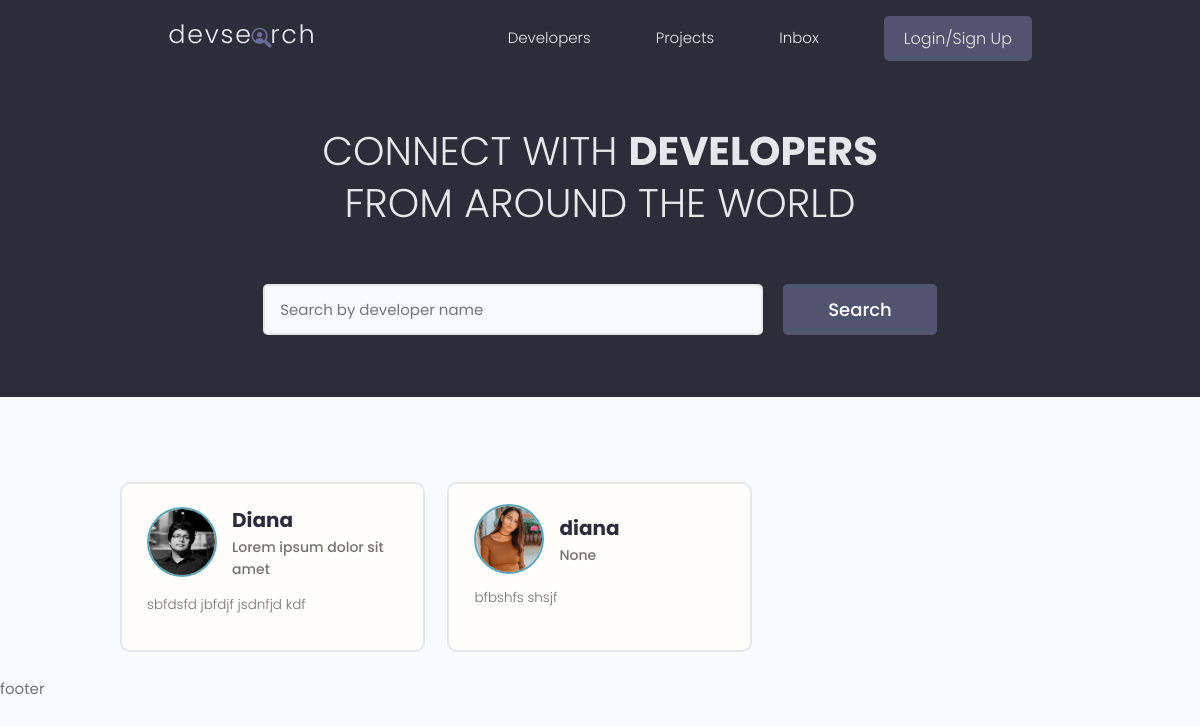
The app's page /users/, older data.
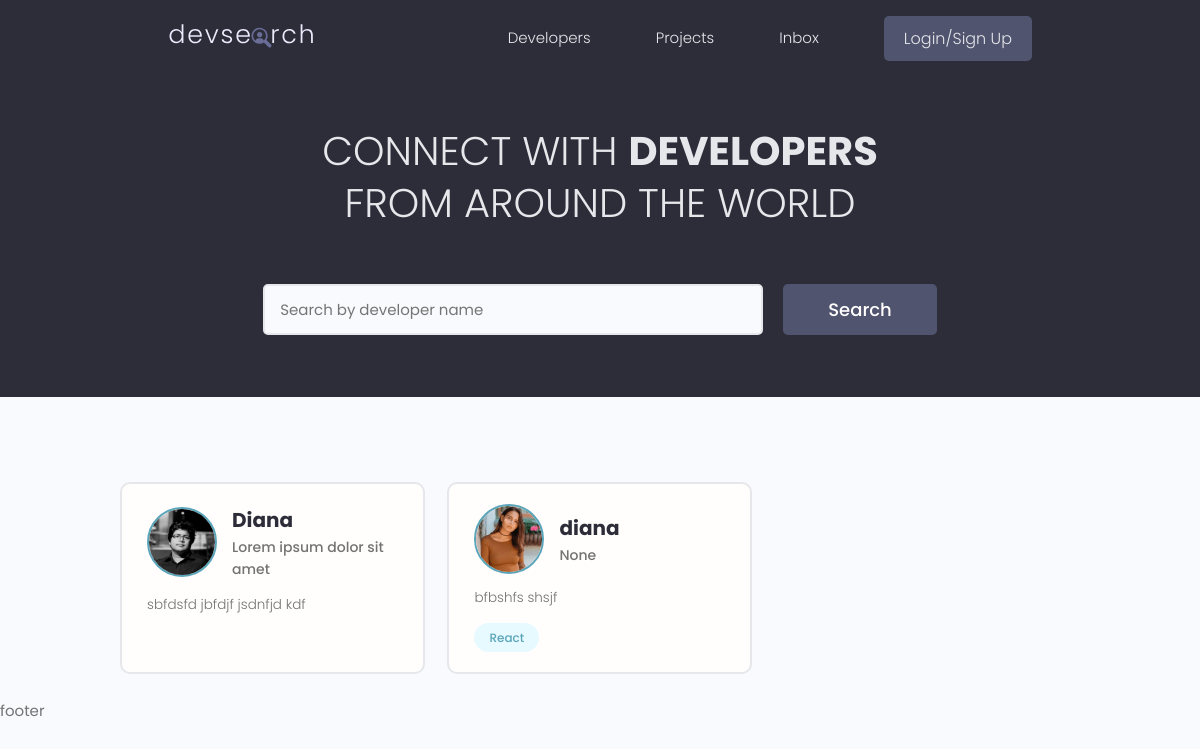
The same page, newer data.
### users/models.py (models this page shows, shortened)
class Profile(models.Model):
    user = models.OneToOneField(User, on_delete=models.CASCADE, null=True, blank=True)
    name = models.CharField(max_length=200, blank=True, null=True)
    email = models.EmailField(max_length=500, blank=True, null=True)
    username = models.CharField(max_length=200, blank=True, null=True)
    location = models.CharField(max_length=200, blank=True, null=True)
    short_intro = models.CharField(max_length=200, blank=True, null=True)
    bio = models.TextField(blank=True, null=True)
    profile_image = models.ImageField(null=True, blank=True, upload_to='profiles/', default='profiles/user-default.png')
    social_github = models.CharField(max_length=200, blank=True, null=True)
    social_twitter = models.CharField(max_length=200, blank=True, null=True)
    social_linkedin = models.CharField(max_length=200, blank=True, null=True)
    social_youtube = models.CharField(max_length=200, blank=True, null=True)
    social_website = models.CharField(max_length=200, blank=True, null=True)
    created = models.DateTimeField(auto_now_add=True)
    id = models.UUIDField(default=uuid.uuid4, unique=True, primary_key=True, editable=False)

class Skill(models.Model):
    owner = models.ForeignKey(Profile, on_delete=models.CASCADE, null=True)
    name = models.CharField(max_length=200, blank=True, null=True)
    description = models.TextField(null=True, blank=True)
    created = models.DateTimeField(auto_now_add=True)
    id = models.UUIDField(default=uuid.uuid4, unique=True, primary_key=True, editable=False)
    def __str__(self):
        return str(self.name)

### users/views.py (the view)
# urls.py: path('', views.profiles, name="profiles"),
def profiles(request):
    profiles = Profile.objects.all()
    context = {'profiles':profiles}
    return render(request, 'users/profiles.html', context)

### users/templates/users/profiles.html (shortened to what this page needs)
{% extends 'main.html' %}
{% block content %}
<main class="home">
    <section class="hero-section text-center">
        <div class="container container--narrow">
            <div class="hero-section__box">
                <h2>CONNECT WITH <span>DEVELOPERS</span></h2>
                <h2>FROM AROUND THE WORLD</h2>
            </div>
            <div class="hero-section__search">
                <form class="form" action="#" method="get">
                    <div class="form__field">
                        <input class="input input--text" id="formInput#search" type="text" name="text"
                            placeholder="Search by developer name" />
                    </div>
                    <input class="btn btn--sub btn--lg" type="submit" value="Search" />
                </form>
            </div>
        </div>
    </section>
    <section class="devlist">
        <div class="container">
            <div class="grid grid--three">
                {% for profile in profiles %}
                <div class="column card">
                    <div class="dev">
                        <a href="{% url 'user-profile' profile.id %}" class="card__body">
                            <div class="dev__profile">
                                <img class="avatar avatar--md" src="{{ profile.profile_image.url }}"
                                    alt="image" />
                                <div class="dev__meta">
                                    <h3>{{ profile.name }}</h3>
                                    <h5>{{ profile.short_intro|slice:"30" }}</h5>
                                </div>
                            </div>
                            <p class="dev__info">{{profile.bio|slice:"150"}}</p>
                            <div class="dev__skills">
                                {% for skill in profile.skill_set.all|slice:"5" %}
                                <span class="tag tag--pill tag--main">
                                    <small>{{ skill }}</small>
                                </span>
                                {% endfor %}
                            </div>
                        </a>
                    </div>
                </div>
               {% endfor %}
            </div>
        </div>
    </section>
</main>
{% endblock content %}

Row changes from the older to the newer data that the page shows:
added Skill: name "React", shown under Profile "diana"
